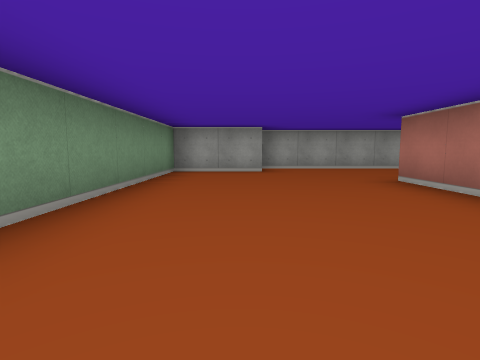
view 1 (above)

17 first-person views from a walk through a cub3D maze. The camera is about half as high as the walls, tilts 6° down and sees 80° across. The floor is counted in squares. Each view is taken from the middle of a square. On the plan, view 1 faces up. The plan holds only what a view shows up to about 9 squares ahead; the rest is blank.

view 2
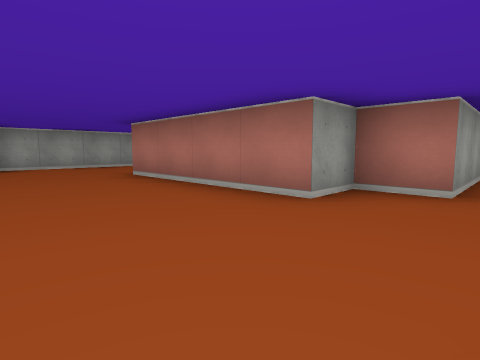

view 3
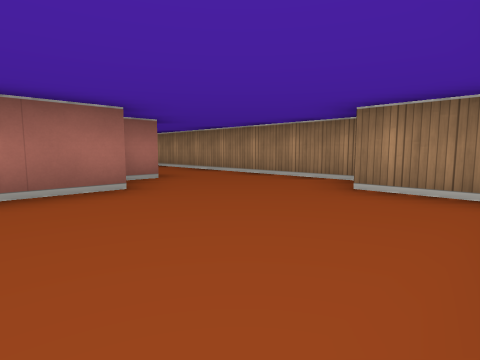

view 4
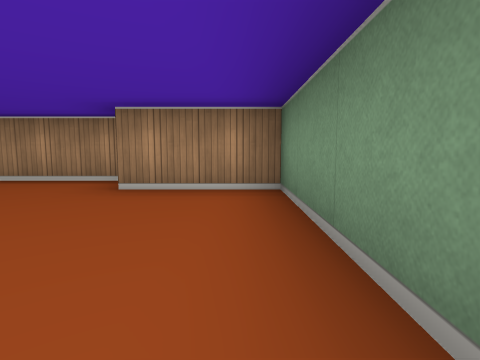

view 5
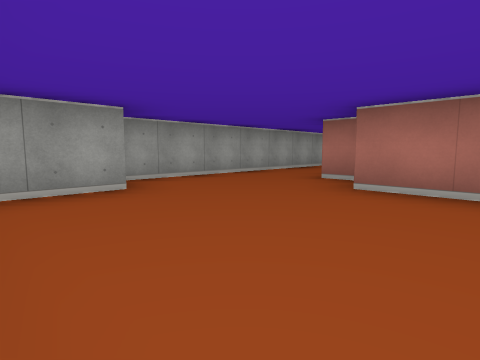

view 6
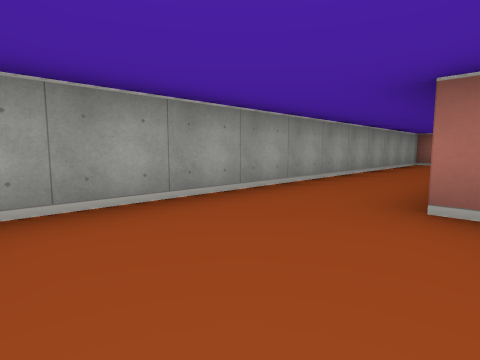

view 7
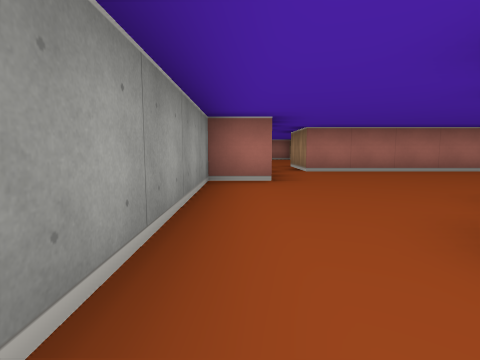

view 8
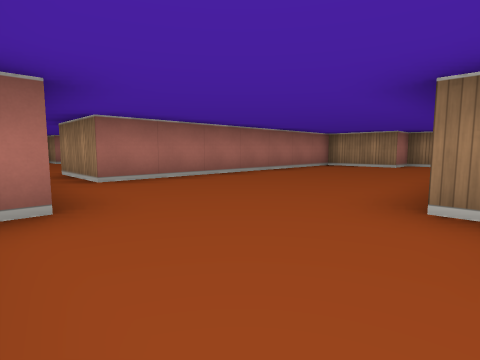

view 9
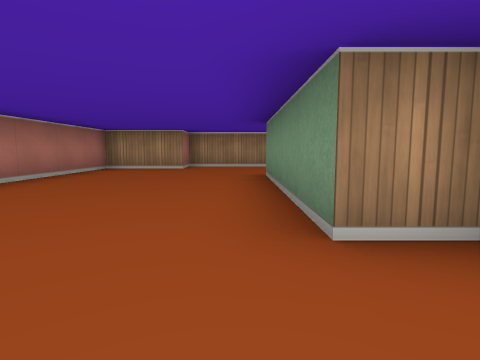

view 10
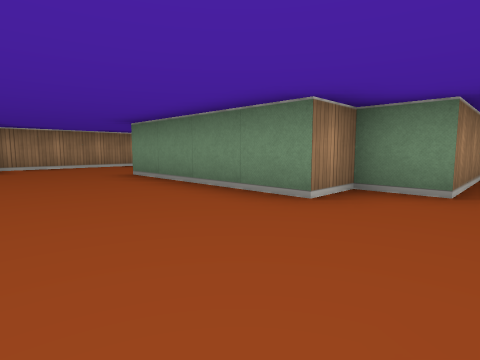

view 11
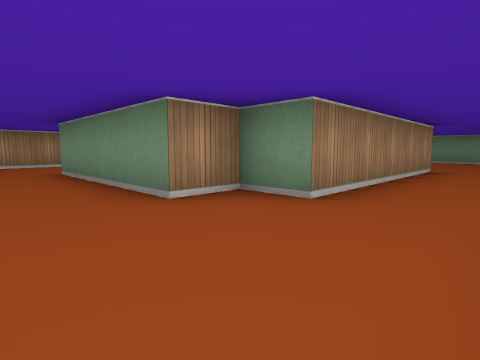

view 12
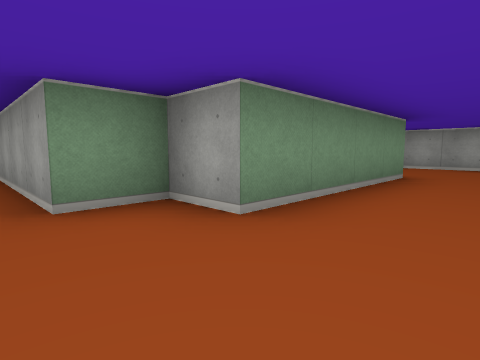

view 13
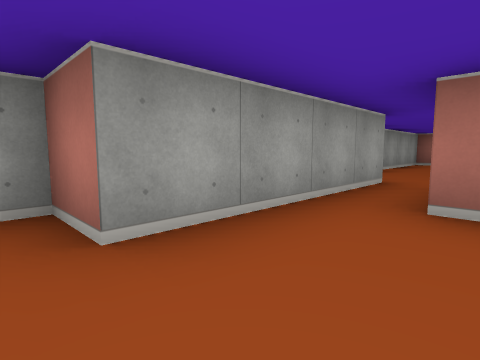

view 14
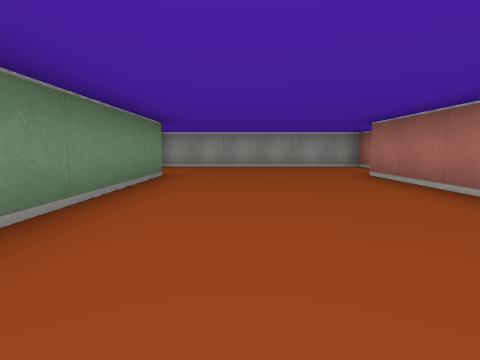

view 15
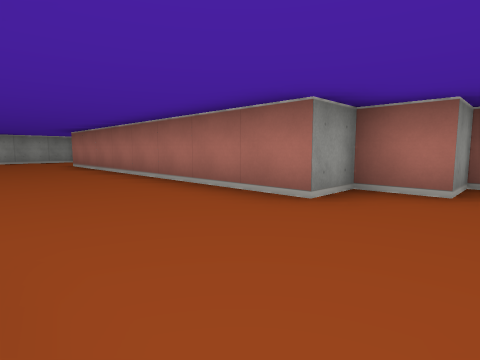

view 16
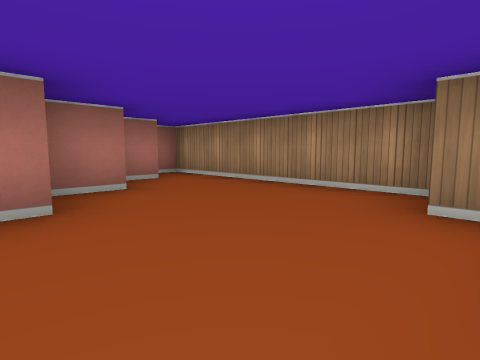

view 17
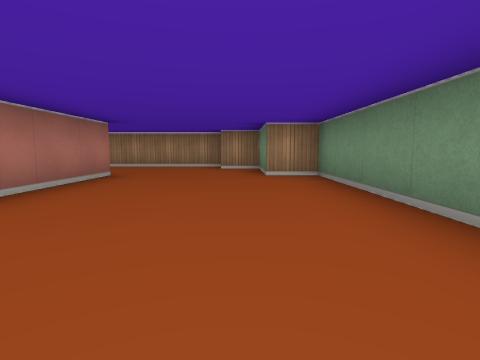

### Floor plan
Points are (right, up) in squares from view 1. A wall is a line through its corners. A room is listed if a view was taken in it or the views show most of it. See-through windows are left out.
Room 1 (views 1, 2, 3, 4, 5, 6)
walls: (3.5, 4.9) (3.5, 5.5); (0.6, 6.5) (-1.5, 6.5) (-1.5, -1.5) (0.5, -1.5); (3.5, -0.5) (3.5, 0.5) (2.5, 0.5) (2.5, 4.5); (3.5, 7.5) (0.5, 7.5); (0.9, -2.5) (2.4, -2.5)
ways out: opening at (3.5, -1.5) to room 2; opening at (4, 6.5) to room 2
Room 2 (views 7, 8, 9, 10, 11, 12, 13)
walls: (13.4, 6.5) (11.5, 6.5) (11.5, 7.5) (3.5, 7.5); (3.5, 5.5) (8.5, 5.5) (8.5, 4.5) (9.5, 4.5) (9.5, 0.5) (8.5, 0.5) (8.5, -0.5) (3.5, -0.5); (2.4, -2.5) (11.5, -2.5) (11.5, -1.5) (13.5, -1.5) (13.5, 5.5)
ways out: opening at (3.5, -1.5) to room 1; opening at (4, 6.5) to room 1; opening at (14.5, 6) to room 3
Room 3 (views 14, 15, 16, 17)
walls: (16.5, 4.5) (16.5, -3.5) (17.5, -3.5) (17.5, -5.5) (18.5, -5.5); (21.5, 6.6) (21.5, 7.5) (15.6, 7.5); (15.6, 6.5) (13.4, 6.5); (13.5, 5.5) (15.5, 5.5); (22.5, -5.6) (22.5, -4.5) (21.5, -4.5) (21.5, -3.5) (20.5, -3.5) (20.5, 4.5); (18.5, -6.5) (23.5, -6.5) (23.5, -6)
ways out: opening at (14.5, 6) to room 2

Positions as (right, up) in squares from view 1, and headings:
1: (0, 0), facing up
2: (0, -1), facing up-right
3: (-1, 2), facing down-right
4: (-1, 2), facing down
5: (-1, 3), facing up-right
6: (1, 5), facing up-right
7: (7, 7), facing right
8: (9, 7), facing down-right
9: (10, 6), facing down
10: (12, 6), facing down-left
11: (11, 7), facing down-left
12: (11, -1), facing up-left
13: (11, 5), facing up-right
14: (18, -1), facing up
15: (18, -5), facing up-right
16: (18, -3), facing down-right
17: (18, 2), facing down
